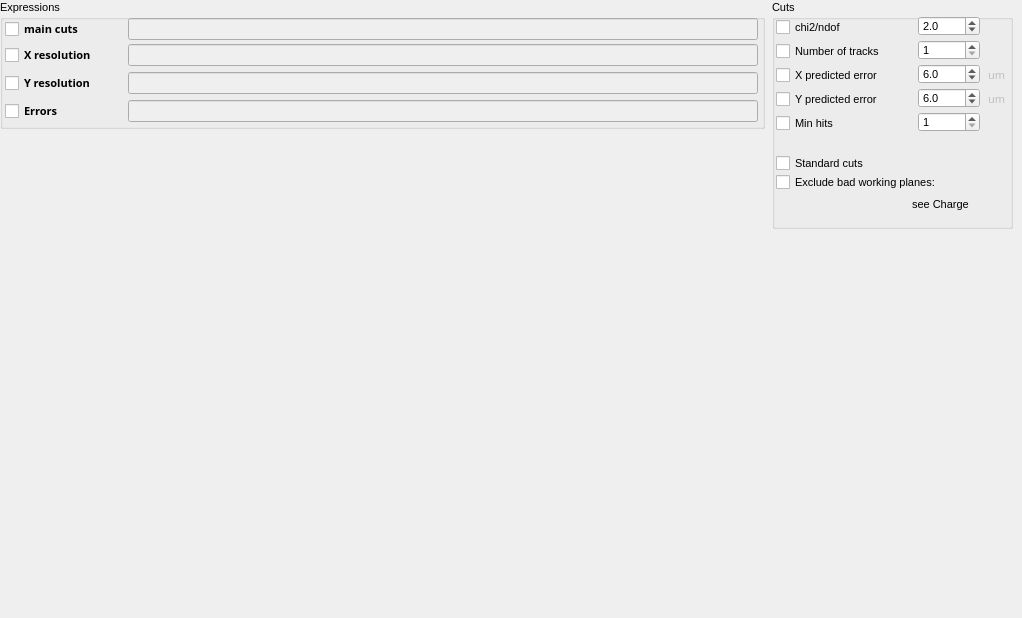
   <widget class="QWidget" name="resolutionT">
    <attribute name="title">
     <string>Resolution</string>
    </attribute>
    <widget class="QGroupBox" name="resolutionCutsGB">
     <property name="geometry">
      <rect>
       <x>772</x>
       <y>0</y>
       <width>241</width>
       <height>229</height>
      </rect>
     </property>
     <property name="font">
      <font>
       <pointsize>8</pointsize>
      </font>
     </property>
     <property name="title">
      <string>Cuts</string>
     </property>
     <widget class="QCheckBox" name="chi2ResolutionCutCB">
      <property name="geometry">
       <rect>
        <x>4</x>
        <y>16</y>
        <width>93</width>
        <height>22</height>
       </rect>
      </property>
      <property name="text">
       <string>chi2/ndof</string>
      </property>
     </widget>
     <widget class="QDoubleSpinBox" name="chi2ResolutionCutSB">
      <property name="geometry">
       <rect>
        <x>146</x>
        <y>16</y>
        <width>62</width>
        <height>20</height>
       </rect>
      </property>
      <property name="decimals">
       <number>1</number>
      </property>
      <property name="minimum">
       <double>1.000000000000000</double>
      </property>
      <property name="maximum">
       <double>20.000000000000000</double>
      </property>
      <property name="singleStep">
       <double>0.500000000000000</double>
      </property>
      <property name="value">
       <double>2.000000000000000</double>
      </property>
     </widget>
     <widget class="QCheckBox" name="nTrackResolutionCutCB">
      <property name="geometry">
       <rect>
        <x>4</x>
        <y>40</y>
        <width>141</width>
        <height>22</height>
       </rect>
      </property>
      <property name="text">
       <string>Number of tracks</string>
      </property>
     </widget>
     <widget class="QSpinBox" name="nTrackResolutionCutSB">
      <property name="geometry">
       <rect>
        <x>146</x>
        <y>40</y>
        <width>62</width>
        <height>20</height>
       </rect>
      </property>
      <property name="layoutDirection">
       <enum>Qt::LeftToRight</enum>
      </property>
      <property name="minimum">
       <number>1</number>
      </property>
      <property name="maximum">
       <number>10</number>
      </property>
      <property name="value">
       <number>1</number>
      </property>
     </widget>
     <widget class="QCheckBox" name="xErrResolutionCutCB">
      <property name="geometry">
       <rect>
        <x>4</x>
        <y>64</y>
        <width>141</width>
        <height>22</height>
       </rect>
      </property>
      <property name="text">
       <string>X predicted error</string>
      </property>
     </widget>
     <widget class="QCheckBox" name="yErrResolutionCutCB">
      <property name="geometry">
       <rect>
        <x>4</x>
        <y>88</y>
        <width>141</width>
        <height>22</height>
       </rect>
      </property>
      <property name="text">
       <string>Y predicted error</string>
      </property>
     </widget>
     <widget class="QDoubleSpinBox" name="xErrResolutionCutSB">
      <property name="geometry">
       <rect>
        <x>146</x>
        <y>64</y>
        <width>62</width>
        <height>20</height>
       </rect>
      </property>
      <property name="decimals">
       <number>1</number>
      </property>
      <property name="minimum">
       <double>0.000000000000000</double>
      </property>
      <property name="maximum">
       <double>50.000000000000000</double>
      </property>
      <property name="singleStep">
       <double>0.500000000000000</double>
      </property>
      <property name="value">
       <double>6.000000000000000</double>
      </property>
     </widget>
     <widget class="QDoubleSpinBox" name="yErrResolutionCutSB">
      <property name="geometry">
       <rect>
        <x>146</x>
        <y>88</y>
        <width>62</width>
        <height>20</height>
       </rect>
      </property>
      <property name="decimals">
       <number>1</number>
      </property>
      <property name="minimum">
       <double>0.000000000000000</double>
      </property>
      <property name="maximum">
       <double>50.000000000000000</double>
      </property>
      <property name="singleStep">
       <double>0.500000000000000</double>
      </property>
      <property name="value">
       <double>6.000000000000000</double>
      </property>
     </widget>
     <widget class="QLabel" name="xErrResolutionLB">
      <property name="enabled">
       <bool>false</bool>
      </property>
      <property name="geometry">
       <rect>
        <x>216</x>
        <y>64</y>
        <width>31</width>
        <height>22</height>
       </rect>
      </property>
      <property name="font">
       <font>
        <family>Sans Serif</family>
        <weight>50</weight>
        <bold>false</bold>
       </font>
      </property>
      <property name="text">
       <string>um</string>
      </property>
     </widget>
     <widget class="QLabel" name="yErrResolutionLB">
      <property name="enabled">
       <bool>false</bool>
      </property>
      <property name="geometry">
       <rect>
        <x>216</x>
        <y>88</y>
        <width>31</width>
        <height>22</height>
       </rect>
      </property>
      <property name="font">
       <font>
        <family>Sans Serif</family>
        <weight>50</weight>
        <bold>false</bold>
       </font>
      </property>
      <property name="text">
       <string>um</string>
      </property>
     </widget>
     <widget class="customSpinBox" name="hitsResolutionCutSB">
      <property name="geometry">
       <rect>
        <x>146</x>
        <y>112</y>
        <width>62</width>
        <height>20</height>
       </rect>
      </property>
      <property name="layoutDirection">
       <enum>Qt::LeftToRight</enum>
      </property>
      <property name="minimum">
       <number>1</number>
      </property>
      <property name="maximum">
       <number>50</number>
      </property>
      <property name="value">
       <number>1</number>
      </property>
     </widget>
     <widget class="QCheckBox" name="hitsResolutionCutCB">
      <property name="geometry">
       <rect>
        <x>4</x>
        <y>112</y>
        <width>131</width>
        <height>22</height>
       </rect>
      </property>
      <property name="text">
       <string>Min hits</string>
      </property>
     </widget>
     <widget class="customCheckBox" name="resolutionStandardCutsCB">
      <property name="geometry">
       <rect>
        <x>4</x>
        <y>152</y>
        <width>131</width>
        <height>22</height>
       </rect>
      </property>
      <property name="text">
       <string>Standard cuts</string>
      </property>
     </widget>
     <widget class="customCheckBox" name="resolutionExcludeBadPlanesCB">
      <property name="geometry">
       <rect>
        <x>4</x>
        <y>172</y>
        <width>231</width>
        <height>20</height>
       </rect>
      </property>
      <property name="text">
       <string>Exclude bad working planes:</string>
      </property>
     </widget>
     <widget class="QLabel" name="label_6">
      <property name="geometry">
       <rect>
        <x>140</x>
        <y>196</y>
        <width>85</width>
        <height>16</height>
       </rect>
      </property>
      <property name="text">
       <string>see Charge</string>
      </property>
     </widget>
    </widget>
    <widget class="QWidget" name="resolutionCanvasW" native="true">
     <property name="geometry">
      <rect>
       <x>4</x>
       <y>132</y>
       <width>761</width>
       <height>477</height>
      </rect>
     </property>
    </widget>
    <widget class="QGroupBox" name="groupBox_9">
     <property name="geometry">
      <rect>
       <x>0</x>
       <y>0</y>
       <width>765</width>
       <height>129</height>
      </rect>
     </property>
     <property name="font">
      <font>
       <pointsize>8</pointsize>
      </font>
     </property>
     <property name="title">
      <string>Expressions</string>
     </property>
     <widget class="customLineEdit" name="resolutionCuts4LE">
      <property name="enabled">
       <bool>false</bool>
      </property>
      <property name="geometry">
       <rect>
        <x>128</x>
        <y>100</y>
        <width>630</width>
        <height>22</height>
       </rect>
      </property>
      <property name="palette">
       <palette>
        <active>
         <colorrole role="Text">
          <brush brushstyle="SolidPattern">
           <color alpha="255">
            <red>0</red>
            <green>0</green>
            <blue>255</blue>
           </color>
          </brush>
         </colorrole>
        </active>
        <inactive>
         <colorrole role="Text">
          <brush brushstyle="SolidPattern">
           <color alpha="255">
            <red>0</red>
            <green>0</green>
            <blue>255</blue>
           </color>
          </brush>
         </colorrole>
        </inactive>
        <disabled>
         <colorrole role="Text">
          <brush brushstyle="SolidPattern">
           <color alpha="255">
            <red>118</red>
            <green>118</green>
            <blue>117</blue>
           </color>
          </brush>
         </colorrole>
        </disabled>
       </palette>
      </property>
      <property name="font">
       <font>
        <weight>75</weight>
        <bold>true</bold>
       </font>
      </property>
      <property name="toolTip">
       <string>&lt;!DOCTYPE HTML PUBLIC &quot;-//W3C//DTD HTML 4.0//EN&quot; &quot;http://www.w3.org/TR/REC-html40/strict.dtd&quot;&gt;
&lt;html&gt;&lt;head&gt;&lt;meta name=&quot;qrichtext&quot; content=&quot;1&quot; /&gt;&lt;style type=&quot;text/css&quot;&gt;
p, li { white-space: pre-wrap; }
&lt;/style&gt;&lt;/head&gt;&lt;body style=&quot; font-family:'Sans Serif'; font-size:9pt; font-weight:400; font-style:normal;&quot;&gt;
&lt;table style=&quot;-qt-table-type: root; margin-top:4px; margin-bottom:4px; margin-left:4px; margin-right:4px;&quot;&gt;
&lt;tr&gt;
&lt;td style=&quot;border: none;&quot;&gt;
&lt;p align=&quot;center&quot; style=&quot; margin-top:0px; margin-bottom:0px; margin-left:0px; margin-right:0px; -qt-block-indent:0; text-indent:0px;&quot;&gt;&lt;span style=&quot; font-size:18pt; font-weight:600; text-decoration: underline; color:#0000ff;&quot;&gt;ROOT filename&lt;/span&gt;&lt;/p&gt;
&lt;p style=&quot;-qt-paragraph-type:empty; margin-top:0px; margin-bottom:0px; margin-left:0px; margin-right:0px; -qt-block-indent:0; text-indent:0px;&quot;&gt;&lt;/p&gt;
&lt;p style=&quot; margin-top:0px; margin-bottom:0px; margin-left:0px; margin-right:0px; -qt-block-indent:0; text-indent:0px;&quot;&gt;The full path of the selected ROOT&lt;/p&gt;
&lt;p style=&quot; margin-top:0px; margin-bottom:0px; margin-left:0px; margin-right:0px; -qt-block-indent:0; text-indent:0px;&quot;&gt;input data file (these files contain&lt;/p&gt;
&lt;p style=&quot; margin-top:0px; margin-bottom:0px; margin-left:0px; margin-right:0px; -qt-block-indent:0; text-indent:0px;&quot;&gt;event objects).&lt;/p&gt;&lt;/td&gt;&lt;/tr&gt;&lt;/table&gt;&lt;/body&gt;&lt;/html&gt;</string>
      </property>
      <property name="text">
       <string/>
      </property>
      <property name="readOnly">
       <bool>false</bool>
      </property>
     </widget>
     <widget class="customLineEdit" name="resolutionMainCutsLE">
      <property name="enabled">
       <bool>false</bool>
      </property>
      <property name="geometry">
       <rect>
        <x>128</x>
        <y>18</y>
        <width>630</width>
        <height>22</height>
       </rect>
      </property>
      <property name="palette">
       <palette>
        <active>
         <colorrole role="Text">
          <brush brushstyle="SolidPattern">
           <color alpha="255">
            <red>0</red>
            <green>0</green>
            <blue>255</blue>
           </color>
          </brush>
         </colorrole>
        </active>
        <inactive>
         <colorrole role="Text">
          <brush brushstyle="SolidPattern">
           <color alpha="255">
            <red>0</red>
            <green>0</green>
            <blue>255</blue>
           </color>
          </brush>
         </colorrole>
        </inactive>
        <disabled>
         <colorrole role="Text">
          <brush brushstyle="SolidPattern">
           <color alpha="255">
            <red>118</red>
            <green>118</green>
            <blue>117</blue>
           </color>
          </brush>
         </colorrole>
        </disabled>
       </palette>
      </property>
      <property name="font">
       <font>
        <weight>75</weight>
        <bold>true</bold>
       </font>
      </property>
      <property name="toolTip">
       <string>&lt;!DOCTYPE HTML PUBLIC &quot;-//W3C//DTD HTML 4.0//EN&quot; &quot;http://www.w3.org/TR/REC-html40/strict.dtd&quot;&gt;
&lt;html&gt;&lt;head&gt;&lt;meta name=&quot;qrichtext&quot; content=&quot;1&quot; /&gt;&lt;style type=&quot;text/css&quot;&gt;
p, li { white-space: pre-wrap; }
&lt;/style&gt;&lt;/head&gt;&lt;body style=&quot; font-family:'Sans Serif'; font-size:9pt; font-weight:400; font-style:normal;&quot;&gt;
&lt;table style=&quot;-qt-table-type: root; margin-top:4px; margin-bottom:4px; margin-left:4px; margin-right:4px;&quot;&gt;
&lt;tr&gt;
&lt;td style=&quot;border: none;&quot;&gt;
&lt;p align=&quot;center&quot; style=&quot; margin-top:0px; margin-bottom:0px; margin-left:0px; margin-right:0px; -qt-block-indent:0; text-indent:0px;&quot;&gt;&lt;span style=&quot; font-size:18pt; font-weight:600; text-decoration: underline; color:#0000ff;&quot;&gt;ROOT filename&lt;/span&gt;&lt;/p&gt;
&lt;p style=&quot;-qt-paragraph-type:empty; margin-top:0px; margin-bottom:0px; margin-left:0px; margin-right:0px; -qt-block-indent:0; text-indent:0px;&quot;&gt;&lt;/p&gt;
&lt;p style=&quot; margin-top:0px; margin-bottom:0px; margin-left:0px; margin-right:0px; -qt-block-indent:0; text-indent:0px;&quot;&gt;The full path of the selected ROOT&lt;/p&gt;
&lt;p style=&quot; margin-top:0px; margin-bottom:0px; margin-left:0px; margin-right:0px; -qt-block-indent:0; text-indent:0px;&quot;&gt;input data file (these files contain&lt;/p&gt;
&lt;p style=&quot; margin-top:0px; margin-bottom:0px; margin-left:0px; margin-right:0px; -qt-block-indent:0; text-indent:0px;&quot;&gt;event objects).&lt;/p&gt;&lt;/td&gt;&lt;/tr&gt;&lt;/table&gt;&lt;/body&gt;&lt;/html&gt;</string>
      </property>
      <property name="text">
       <string/>
      </property>
      <property name="readOnly">
       <bool>false</bool>
      </property>
     </widget>
     <widget class="QCheckBox" name="resolutionMainCutsCB">
      <property name="geometry">
       <rect>
        <x>5</x>
        <y>18</y>
        <width>106</width>
        <height>22</height>
       </rect>
      </property>
      <property name="font">
       <font>
        <family>Sans Serif</family>
        <weight>75</weight>
        <bold>true</bold>
       </font>
      </property>
      <property name="text">
       <string>main cuts</string>
      </property>
     </widget>
     <widget class="QCheckBox" name="resolutionCuts2CB">
      <property name="geometry">
       <rect>
        <x>5</x>
        <y>44</y>
        <width>121</width>
        <height>22</height>
       </rect>
      </property>
      <property name="font">
       <font>
        <family>Sans Serif</family>
        <weight>75</weight>
        <bold>true</bold>
       </font>
      </property>
      <property name="text">
       <string>X resolution</string>
      </property>
     </widget>
     <widget class="QCheckBox" name="resolutionCuts3CB">
      <property name="geometry">
       <rect>
        <x>5</x>
        <y>72</y>
        <width>121</width>
        <height>22</height>
       </rect>
      </property>
      <property name="font">
       <font>
        <family>Sans Serif</family>
        <weight>75</weight>
        <bold>true</bold>
       </font>
      </property>
      <property name="text">
       <string>Y resolution</string>
      </property>
     </widget>
     <widget class="customLineEdit" name="resolutionCuts3LE">
      <property name="enabled">
       <bool>false</bool>
      </property>
      <property name="geometry">
       <rect>
        <x>128</x>
        <y>72</y>
        <width>630</width>
        <height>22</height>
       </rect>
      </property>
      <property name="palette">
       <palette>
        <active>
         <colorrole role="Text">
          <brush brushstyle="SolidPattern">
           <color alpha="255">
            <red>0</red>
            <green>0</green>
            <blue>255</blue>
           </color>
          </brush>
         </colorrole>
        </active>
        <inactive>
         <colorrole role="Text">
          <brush brushstyle="SolidPattern">
           <color alpha="255">
            <red>0</red>
            <green>0</green>
            <blue>255</blue>
           </color>
          </brush>
         </colorrole>
        </inactive>
        <disabled>
         <colorrole role="Text">
          <brush brushstyle="SolidPattern">
           <color alpha="255">
            <red>118</red>
            <green>118</green>
            <blue>117</blue>
           </color>
          </brush>
         </colorrole>
        </disabled>
       </palette>
      </property>
      <property name="font">
       <font>
        <weight>75</weight>
        <bold>true</bold>
       </font>
      </property>
      <property name="toolTip">
       <string>&lt;!DOCTYPE HTML PUBLIC &quot;-//W3C//DTD HTML 4.0//EN&quot; &quot;http://www.w3.org/TR/REC-html40/strict.dtd&quot;&gt;
&lt;html&gt;&lt;head&gt;&lt;meta name=&quot;qrichtext&quot; content=&quot;1&quot; /&gt;&lt;style type=&quot;text/css&quot;&gt;
p, li { white-space: pre-wrap; }
&lt;/style&gt;&lt;/head&gt;&lt;body style=&quot; font-family:'Sans Serif'; font-size:9pt; font-weight:400; font-style:normal;&quot;&gt;
&lt;table style=&quot;-qt-table-type: root; margin-top:4px; margin-bottom:4px; margin-left:4px; margin-right:4px;&quot;&gt;
&lt;tr&gt;
&lt;td style=&quot;border: none;&quot;&gt;
&lt;p align=&quot;center&quot; style=&quot; margin-top:0px; margin-bottom:0px; margin-left:0px; margin-right:0px; -qt-block-indent:0; text-indent:0px;&quot;&gt;&lt;span style=&quot; font-size:18pt; font-weight:600; text-decoration: underline; color:#0000ff;&quot;&gt;ROOT filename&lt;/span&gt;&lt;/p&gt;
&lt;p style=&quot;-qt-paragraph-type:empty; margin-top:0px; margin-bottom:0px; margin-left:0px; margin-right:0px; -qt-block-indent:0; text-indent:0px;&quot;&gt;&lt;/p&gt;
&lt;p style=&quot; margin-top:0px; margin-bottom:0px; margin-left:0px; margin-right:0px; -qt-block-indent:0; text-indent:0px;&quot;&gt;The full path of the selected ROOT&lt;/p&gt;
&lt;p style=&quot; margin-top:0px; margin-bottom:0px; margin-left:0px; margin-right:0px; -qt-block-indent:0; text-indent:0px;&quot;&gt;input data file (these files contain&lt;/p&gt;
&lt;p style=&quot; margin-top:0px; margin-bottom:0px; margin-left:0px; margin-right:0px; -qt-block-indent:0; text-indent:0px;&quot;&gt;event objects).&lt;/p&gt;&lt;/td&gt;&lt;/tr&gt;&lt;/table&gt;&lt;/body&gt;&lt;/html&gt;</string>
      </property>
      <property name="text">
       <string/>
      </property>
      <property name="readOnly">
       <bool>false</bool>
      </property>
     </widget>
     <widget class="QCheckBox" name="resolutionCuts4CB">
      <property name="geometry">
       <rect>
        <x>5</x>
        <y>100</y>
        <width>121</width>
        <height>22</height>
       </rect>
      </property>
      <property name="font">
       <font>
        <family>Sans Serif</family>
        <weight>75</weight>
        <bold>true</bold>
       </font>
      </property>
      <property name="text">
       <string>Errors</string>
      </property>
     </widget>
     <widget class="customLineEdit" name="resolutionCuts2LE">
      <property name="enabled">
       <bool>false</bool>
      </property>
      <property name="geometry">
       <rect>
        <x>128</x>
        <y>44</y>
        <width>630</width>
        <height>22</height>
       </rect>
      </property>
      <property name="palette">
       <palette>
        <active>
         <colorrole role="Text">
          <brush brushstyle="SolidPattern">
           <color alpha="255">
            <red>0</red>
            <green>0</green>
            <blue>255</blue>
           </color>
          </brush>
         </colorrole>
        </active>
        <inactive>
         <colorrole role="Text">
          <brush brushstyle="SolidPattern">
           <color alpha="255">
            <red>0</red>
            <green>0</green>
            <blue>255</blue>
           </color>
          </brush>
         </colorrole>
        </inactive>
        <disabled>
         <colorrole role="Text">
          <brush brushstyle="SolidPattern">
           <color alpha="255">
            <red>118</red>
            <green>118</green>
            <blue>117</blue>
           </color>
          </brush>
         </colorrole>
        </disabled>
       </palette>
      </property>
      <property name="font">
       <font>
        <weight>75</weight>
        <bold>true</bold>
       </font>
      </property>
      <property name="toolTip">
       <string>&lt;!DOCTYPE HTML PUBLIC &quot;-//W3C//DTD HTML 4.0//EN&quot; &quot;http://www.w3.org/TR/REC-html40/strict.dtd&quot;&gt;
&lt;html&gt;&lt;head&gt;&lt;meta name=&quot;qrichtext&quot; content=&quot;1&quot; /&gt;&lt;style type=&quot;text/css&quot;&gt;
p, li { white-space: pre-wrap; }
&lt;/style&gt;&lt;/head&gt;&lt;body style=&quot; font-family:'Sans Serif'; font-size:9pt; font-weight:400; font-style:normal;&quot;&gt;
&lt;table style=&quot;-qt-table-type: root; margin-top:4px; margin-bottom:4px; margin-left:4px; margin-right:4px;&quot;&gt;
&lt;tr&gt;
&lt;td style=&quot;border: none;&quot;&gt;
&lt;p align=&quot;center&quot; style=&quot; margin-top:0px; margin-bottom:0px; margin-left:0px; margin-right:0px; -qt-block-indent:0; text-indent:0px;&quot;&gt;&lt;span style=&quot; font-size:18pt; font-weight:600; text-decoration: underline; color:#0000ff;&quot;&gt;ROOT filename&lt;/span&gt;&lt;/p&gt;
&lt;p style=&quot;-qt-paragraph-type:empty; margin-top:0px; margin-bottom:0px; margin-left:0px; margin-right:0px; -qt-block-indent:0; text-indent:0px;&quot;&gt;&lt;/p&gt;
&lt;p style=&quot; margin-top:0px; margin-bottom:0px; margin-left:0px; margin-right:0px; -qt-block-indent:0; text-indent:0px;&quot;&gt;The full path of the selected ROOT&lt;/p&gt;
&lt;p style=&quot; margin-top:0px; margin-bottom:0px; margin-left:0px; margin-right:0px; -qt-block-indent:0; text-indent:0px;&quot;&gt;input data file (these files contain&lt;/p&gt;
&lt;p style=&quot; margin-top:0px; margin-bottom:0px; margin-left:0px; margin-right:0px; -qt-block-indent:0; text-indent:0px;&quot;&gt;event objects).&lt;/p&gt;&lt;/td&gt;&lt;/tr&gt;&lt;/table&gt;&lt;/body&gt;&lt;/html&gt;</string>
      </property>
      <property name="text">
       <string/>
      </property>
      <property name="readOnly">
       <bool>false</bool>
      </property>
     </widget>
    </widget>
   </widget>
